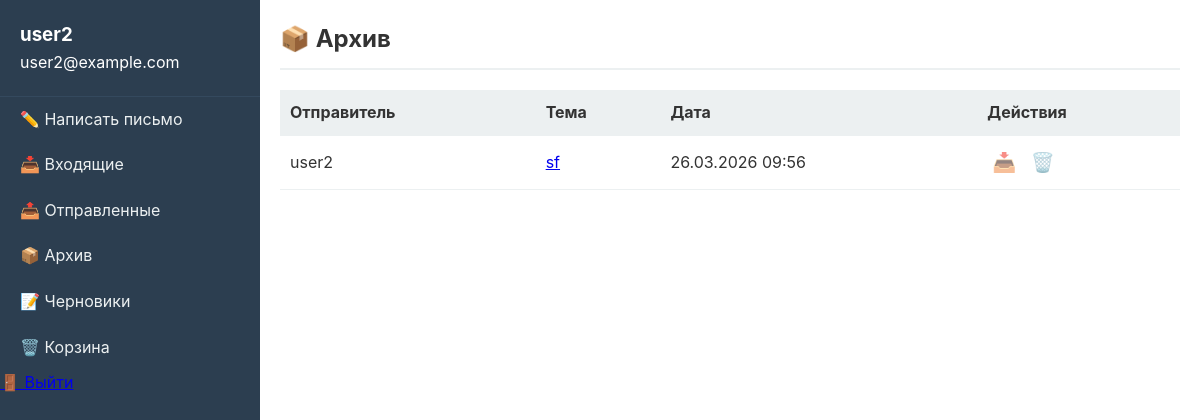
Screenshot of /archive/ (signed in) with the database file from the repository.
### mail/models.py (models this page shows)
class Email(models.Model):
    class Folder(models.TextChoices):
        INBOX = 'INBOX', 'Входящие'
        OUTBOX = 'OUTBOX', 'Исходящие'
        ARCHIVE = 'ARCHIVE', 'Архив'
        TRASH = 'TRASH', 'Корзина'
        DRAFTS = 'DRAFTS', 'Черновики'
    sender = models.ForeignKey(User, on_delete=models.CASCADE, related_name='sent_emails')
    recipients = models.ManyToManyField(User, related_name='received_emails')
    subject = models.CharField(max_length=255)
    body = models.TextField()
    created_at = models.DateTimeField(auto_now_add=True)
    sent_at = models.DateTimeField(null=True, blank=True)
    is_draft = models.BooleanField(default=False)

### mail/views.py (the view)
# urls.py: path('archive/', views.archive, name='archive'),
@login_required
def archive(request):
    emails = Email.objects.filter(
        Q(sender=request.user) | Q(recipients=request.user),
        statuses__user=request.user,
        statuses__folder=Email.Folder.ARCHIVE
    ).select_related('sender').order_by('-statuses__received_at')
    return render(request, 'mail/folder.html', {
        'emails': emails,
        'folder': 'archive',
        'folder_name': 'Архив'
    })

### mail/templates/mail/folder.html (shortened to what this page needs)
{% extends 'mail/base.html' %}
{% block content %}
<div class="folder-header">
    <h2>
        {% if folder == 'archive' %}📦{% endif %}
        {{ folder_name }}
    </h2>
</div>
{% if emails %}
<table class="email-list">
    <thead>
        <tr>
            <th>{% if folder == 'drafts' %}Кому{% else %}Отправитель{% endif %}</th>
            <th>Тема</th>
            <th>Дата</th>
            <th>Действия</th>
        </tr>
    </thead>
    <tbody>
        {% for email in emails %}
        <tr class="email-row" data-email-id="{{ email.id }}">
            <td class="sender">
                {% if folder == 'drafts' %}
                    {% for recipient in email.recipients.all %}
                        {{ recipient.email }}{% if not forloop.last %}, {% endif %}
                    {% endfor %}
                {% else %}
                    {{ email.sender.username }}
                {% endif %}
            </td>
            <td class="subject">
                <a href="{% url 'email_detail' email.id %}" class="email-link">
                    {{ email.subject }}
                </a>
            </td>
            <td class="date">
                {% if email.sent_at %}
                    {{ email.sent_at|date:"d.m.Y H:i" }}
                {% else %}
                    {{ email.created_at|date:"d.m.Y H:i" }}
                {% endif %}
            </td>
            <td class="actions">
                {% if folder == 'trash' %}
                    <button onclick="deletePermanently({{ email.id }})" class="btn-icon" title="Удалить навсегда">❌</button>
                    <button onclick="moveEmail({{ email.id }}, 'INBOX')" class="btn-icon" title="Восстановить">↩️</button>
                {% elif folder == 'archive' %}
                    <button onclick="moveEmail({{ email.id }}, 'INBOX')" class="btn-icon" title="Вернуть во входящие">📥</button>
                    <button onclick="moveEmail({{ email.id }}, 'TRASH')" class="btn-icon" title="В корзину">🗑️</button>
                {% elif folder == 'drafts' %}
                    <button onclick="location.href='{% url 'compose' %}?draft={{ email.id }}'" class="btn-icon" title="Редактировать">✏️</button>
                    <button onclick="moveEmail({{ email.id }}, 'TRASH')" class="btn-icon" title="В корзину">🗑️</button>
                {% endif %}
            </td>
        </tr>
        {% endfor %}
    </tbody>
</table>
{% endif %}
{% endblock %}

### mail/templates/mail/base.html (shortened to what this page needs)
<!DOCTYPE html>
<html lang="ru">
<head>
    {% load static %}
    <link rel="stylesheet" href="{% static 'mail/css/style.css' %}">
</head>
<body>
    {% if user.is_authenticated %}
    <div class="container">
        <aside class="sidebar">
            <div class="user-info">
                <h3>{{ user.username }}</h3>
                <p>{{ user.email }}</p>
            </div>
            <nav class="nav-menu">
                <a href="{% url 'compose' %}" class="compose-btn">✏️ Написать письмо</a>
                <ul>
                    <li class="{% if folder == 'inbox' %}active{% endif %}">
                        <a href="{% url 'inbox' %}">📥 Входящие
                        </a>
                    </li>
                    <li class="{% if folder == 'outbox' %}active{% endif %}">
                        <a href="{% url 'outbox' %}">📤 Отправленные</a>
                    </li>
                    <li class="{% if folder == 'archive' %}active{% endif %}">
                        <a href="{% url 'archive' %}">📦 Архив</a>
                    </li>
                    <li class="{% if folder == 'drafts' %}active{% endif %}">
                        <a href="{% url 'drafts' %}">📝 Черновики</a>
                    </li>
                    <li class="{% if folder == 'trash' %}active{% endif %}">
                        <a href="{% url 'trash' %}">🗑️ Корзина</a>
                    </li>
                </ul>
            </nav>
            <div class="logout">
                <a href="{% url 'logout' %}">🚪 Выйти</a>
            </div>
        </aside>
        <main class="content">
            {% block content %}{% endblock %}
        </main>
    </div>
    {% else %}
    <main>
        {% block auth_content %}{% endblock %}
    </main>
    {% endif %}
</body>
</html>

### mail/static/mail/css/style.css (style rules this page uses)
* { margin: 0; padding: 0; box-sizing: border-box; }
body { font-family: -apple-system, BlinkMacSystemFont, 'Segoe UI', Roboto, Arial, sans-serif; background: #f5f5f5; color: #333; line-height: 1.6; }
.container { display: flex; min-height: 100vh; }
.sidebar { width: 260px; background: #2c3e50; color: white; padding: 20px 0; display: flex; flex-direction: column; }
.user-info { padding: 0 20px 20px; border-bottom: 1px solid #34495e; }
.nav-menu ul { list-style: none; }
.nav-menu a { display: block; padding: 10px 20px; color: #ecf0f1; text-decoration: none; }
.content { flex: 1; padding: 20px; background: white; }
.folder-header { display: flex; justify-content: space-between; align-items: center; margin-bottom: 20px; padding-bottom: 10px; border-bottom: 2px solid #ecf0f1; }
.email-list { width: 100%; border-collapse: collapse; }
.email-list th { text-align: left; padding: 10px; background: #ecf0f1; }
.email-list td { padding: 10px; border-bottom: 1px solid #ecf0f1; }
.btn-icon { background: none; border: none; font-size: 1.2em; cursor: pointer; padding: 5px; opacity: 0.6; }

### rows the page displays
Email: sender.username "user2", subject "sf", sent_at "26.03.2026 09:56"

### other values shown
{{ user.username }} "user2"
{{ user.email }} "user2@example.com"
{{ folder_name }} "Архив"
